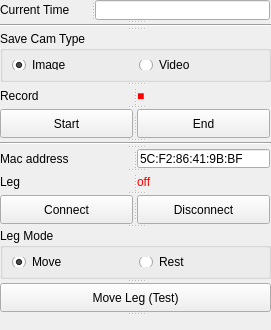
      <widget class="QSplitter" name="splitter_22">
       <property name="orientation">
        <enum>Qt::Vertical</enum>
       </property>
       <widget class="QSplitter" name="splitter_14">
        <property name="minimumSize">
         <size>
          <width>271</width>
          <height>20</height>
         </size>
        </property>
        <property name="maximumSize">
         <size>
          <width>271</width>
          <height>20</height>
         </size>
        </property>
        <property name="orientation">
         <enum>Qt::Horizontal</enum>
        </property>
        <widget class="QLabel" name="label_9">
         <property name="minimumSize">
          <size>
           <width>91</width>
           <height>19</height>
          </size>
         </property>
         <property name="maximumSize">
          <size>
           <width>91</width>
           <height>19</height>
          </size>
         </property>
         <property name="styleSheet">
          <string notr="true">font: 75 bold 9pt &quot;Consolas&quot;;</string>
         </property>
         <property name="text">
          <string>Current Time</string>
         </property>
        </widget>
        <widget class="QLineEdit" name="time_text">
         <property name="minimumSize">
          <size>
           <width>175</width>
           <height>20</height>
          </size>
         </property>
         <property name="maximumSize">
          <size>
           <width>175</width>
           <height>20</height>
          </size>
         </property>
         <property name="readOnly">
          <bool>true</bool>
         </property>
        </widget>
       </widget>
       <widget class="Line" name="line_7">
        <property name="minimumSize">
         <size>
          <width>271</width>
          <height>3</height>
         </size>
        </property>
        <property name="maximumSize">
         <size>
          <width>271</width>
          <height>3</height>
         </size>
        </property>
        <property name="orientation">
         <enum>Qt::Horizontal</enum>
        </property>
       </widget>
       <widget class="QGroupBox" name="groupBox_2">
        <property name="minimumSize">
         <size>
          <width>271</width>
          <height>51</height>
         </size>
        </property>
        <property name="maximumSize">
         <size>
          <width>271</width>
          <height>51</height>
         </size>
        </property>
        <property name="title">
         <string>Save Cam Type</string>
        </property>
        <layout class="QGridLayout" name="gridLayout_5">
         <item row="0" column="0">
          <widget class="QRadioButton" name="t_i">
           <property name="text">
            <string>Image</string>
           </property>
           <property name="checked">
            <bool>true</bool>
           </property>
          </widget>
         </item>
         <item row="0" column="1">
          <widget class="QRadioButton" name="t_v_2">
           <property name="text">
            <string>Video</string>
           </property>
          </widget>
         </item>
        </layout>
       </widget>
       <widget class="QSplitter" name="splitter_11">
        <property name="minimumSize">
         <size>
          <width>266</width>
          <height>19</height>
         </size>
        </property>
        <property name="maximumSize">
         <size>
          <width>271</width>
          <height>19</height>
         </size>
        </property>
        <property name="orientation">
         <enum>Qt::Horizontal</enum>
        </property>
        <widget class="QLabel" name="label_8">
         <property name="minimumSize">
          <size>
           <width>133</width>
           <height>19</height>
          </size>
         </property>
         <property name="maximumSize">
          <size>
           <width>133</width>
           <height>19</height>
          </size>
         </property>
         <property name="styleSheet">
          <string notr="true">font: 75 bold 9pt &quot;Consolas&quot;;</string>
         </property>
         <property name="text">
          <string>Record</string>
         </property>
        </widget>
        <widget class="QLabel" name="rc1">
         <property name="minimumSize">
          <size>
           <width>133</width>
           <height>19</height>
          </size>
         </property>
         <property name="maximumSize">
          <size>
           <width>133</width>
           <height>19</height>
          </size>
         </property>
         <property name="styleSheet">
          <string notr="true">font: 75 bold 9pt &quot;Consolas&quot;;
color: rgb(255, 0, 0);</string>
         </property>
         <property name="text">
          <string>■</string>
         </property>
        </widget>
       </widget>
       <widget class="QSplitter" name="splitter_15">
        <property name="minimumSize">
         <size>
          <width>271</width>
          <height>29</height>
         </size>
        </property>
        <property name="maximumSize">
         <size>
          <width>271</width>
          <height>29</height>
         </size>
        </property>
        <property name="orientation">
         <enum>Qt::Horizontal</enum>
        </property>
        <widget class="QPushButton" name="Start">
         <property name="minimumSize">
          <size>
           <width>133</width>
           <height>29</height>
          </size>
         </property>
         <property name="maximumSize">
          <size>
           <width>133</width>
           <height>29</height>
          </size>
         </property>
         <property name="styleSheet">
          <string notr="true">font: bold 9pt &quot;Consolas&quot;;</string>
         </property>
         <property name="text">
          <string>Start</string>
         </property>
        </widget>
        <widget class="QPushButton" name="End">
         <property name="minimumSize">
          <size>
           <width>133</width>
           <height>29</height>
          </size>
         </property>
         <property name="maximumSize">
          <size>
           <width>133</width>
           <height>29</height>
          </size>
         </property>
         <property name="styleSheet">
          <string notr="true">font: bold 9pt &quot;Consolas&quot;;</string>
         </property>
         <property name="text">
          <string>End</string>
         </property>
        </widget>
       </widget>
       <widget class="Line" name="line_8">
        <property name="minimumSize">
         <size>
          <width>271</width>
          <height>3</height>
         </size>
        </property>
        <property name="maximumSize">
         <size>
          <width>271</width>
          <height>3</height>
         </size>
        </property>
        <property name="orientation">
         <enum>Qt::Horizontal</enum>
        </property>
       </widget>
       <widget class="QSplitter" name="splitter_21">
        <property name="minimumSize">
         <size>
          <width>271</width>
          <height>19</height>
         </size>
        </property>
        <property name="maximumSize">
         <size>
          <width>271</width>
          <height>19</height>
         </size>
        </property>
        <property name="orientation">
         <enum>Qt::Horizontal</enum>
        </property>
        <widget class="QLabel" name="emg_label_2">
         <property name="minimumSize">
          <size>
           <width>133</width>
           <height>19</height>
          </size>
         </property>
         <property name="maximumSize">
          <size>
           <width>133</width>
           <height>19</height>
          </size>
         </property>
         <property name="styleSheet">
          <string notr="true">font: 75 bold 9pt &quot;Consolas&quot;;</string>
         </property>
         <property name="text">
          <string>Mac address</string>
         </property>
        </widget>
        <widget class="QLineEdit" name="mac_address">
         <property name="minimumSize">
          <size>
           <width>133</width>
           <height>19</height>
          </size>
         </property>
         <property name="maximumSize">
          <size>
           <width>133</width>
           <height>19</height>
          </size>
         </property>
         <property name="text">
          <string>5C:F2:86:41:9B:BF</string>
         </property>
        </widget>
       </widget>
       <widget class="QSplitter" name="splitter_20">
        <property name="minimumSize">
         <size>
          <width>266</width>
          <height>19</height>
         </size>
        </property>
        <property name="maximumSize">
         <size>
          <width>271</width>
          <height>19</height>
         </size>
        </property>
        <property name="orientation">
         <enum>Qt::Horizontal</enum>
        </property>
        <widget class="QLabel" name="label_10">
         <property name="minimumSize">
          <size>
           <width>133</width>
           <height>19</height>
          </size>
         </property>
         <property name="maximumSize">
          <size>
           <width>133</width>
           <height>19</height>
          </size>
         </property>
         <property name="styleSheet">
          <string notr="true">font: 75 bold 9pt &quot;Consolas&quot;;</string>
         </property>
         <property name="text">
          <string>Leg</string>
         </property>
        </widget>
        <widget class="QLabel" name="leg_status">
         <property name="minimumSize">
          <size>
           <width>133</width>
           <height>19</height>
          </size>
         </property>
         <property name="maximumSize">
          <size>
           <width>133</width>
           <height>19</height>
          </size>
         </property>
         <property name="styleSheet">
          <string notr="true">font: 75 bold 9pt &quot;Consolas&quot;;
color: rgb(255, 0, 0);</string>
         </property>
         <property name="text">
          <string>off</string>
         </property>
        </widget>
       </widget>
       <widget class="QSplitter" name="splitter_18">
        <property name="minimumSize">
         <size>
          <width>271</width>
          <height>29</height>
         </size>
        </property>
        <property name="maximumSize">
         <size>
          <width>271</width>
          <height>29</height>
         </size>
        </property>
        <property name="orientation">
         <enum>Qt::Horizontal</enum>
        </property>
        <widget class="QPushButton" name="leg_con">
         <property name="minimumSize">
          <size>
           <width>133</width>
           <height>29</height>
          </size>
         </property>
         <property name="maximumSize">
          <size>
           <width>133</width>
           <height>29</height>
          </size>
         </property>
         <property name="styleSheet">
          <string notr="true">font: bold 9pt &quot;Consolas&quot;;</string>
         </property>
         <property name="text">
          <string>Connect</string>
         </property>
        </widget>
        <widget class="QPushButton" name="leg_dis">
         <property name="minimumSize">
          <size>
           <width>133</width>
           <height>29</height>
          </size>
         </property>
         <property name="maximumSize">
          <size>
           <width>133</width>
           <height>29</height>
          </size>
         </property>
         <property name="styleSheet">
          <string notr="true">font: bold 9pt &quot;Consolas&quot;;</string>
         </property>
         <property name="text">
          <string>Disconnect</string>
         </property>
        </widget>
       </widget>
       <widget class="QGroupBox" name="groupBox_5">
        <property name="minimumSize">
         <size>
          <width>271</width>
          <height>51</height>
         </size>
        </property>
        <property name="maximumSize">
         <size>
          <width>271</width>
          <height>51</height>
         </size>
        </property>
        <property name="title">
         <string>Leg Mode</string>
        </property>
        <layout class="QGridLayout" name="gridLayout_6">
         <item row="0" column="0">
          <widget class="QRadioButton" name="leg_o">
           <property name="text">
            <string>Move</string>
           </property>
           <property name="checked">
            <bool>true</bool>
           </property>
          </widget>
         </item>
         <item row="0" column="1">
          <widget class="QRadioButton" name="leg_x">
           <property name="text">
            <string>Rest</string>
           </property>
          </widget>
         </item>
        </layout>
       </widget>
       <widget class="QPushButton" name="leg_test">
        <property name="minimumSize">
         <size>
          <width>271</width>
          <height>29</height>
         </size>
        </property>
        <property name="maximumSize">
         <size>
          <width>271</width>
          <height>29</height>
         </size>
        </property>
        <property name="styleSheet">
         <string notr="true">font: bold 9pt &quot;Consolas&quot;;</string>
        </property>
        <property name="text">
         <string>Move Leg (Test)</string>
        </property>
       </widget>
       <widget class="QLabel" name="empty_label_3">
        <property name="text">
         <string/>
        </property>
       </widget>
      </widget>
